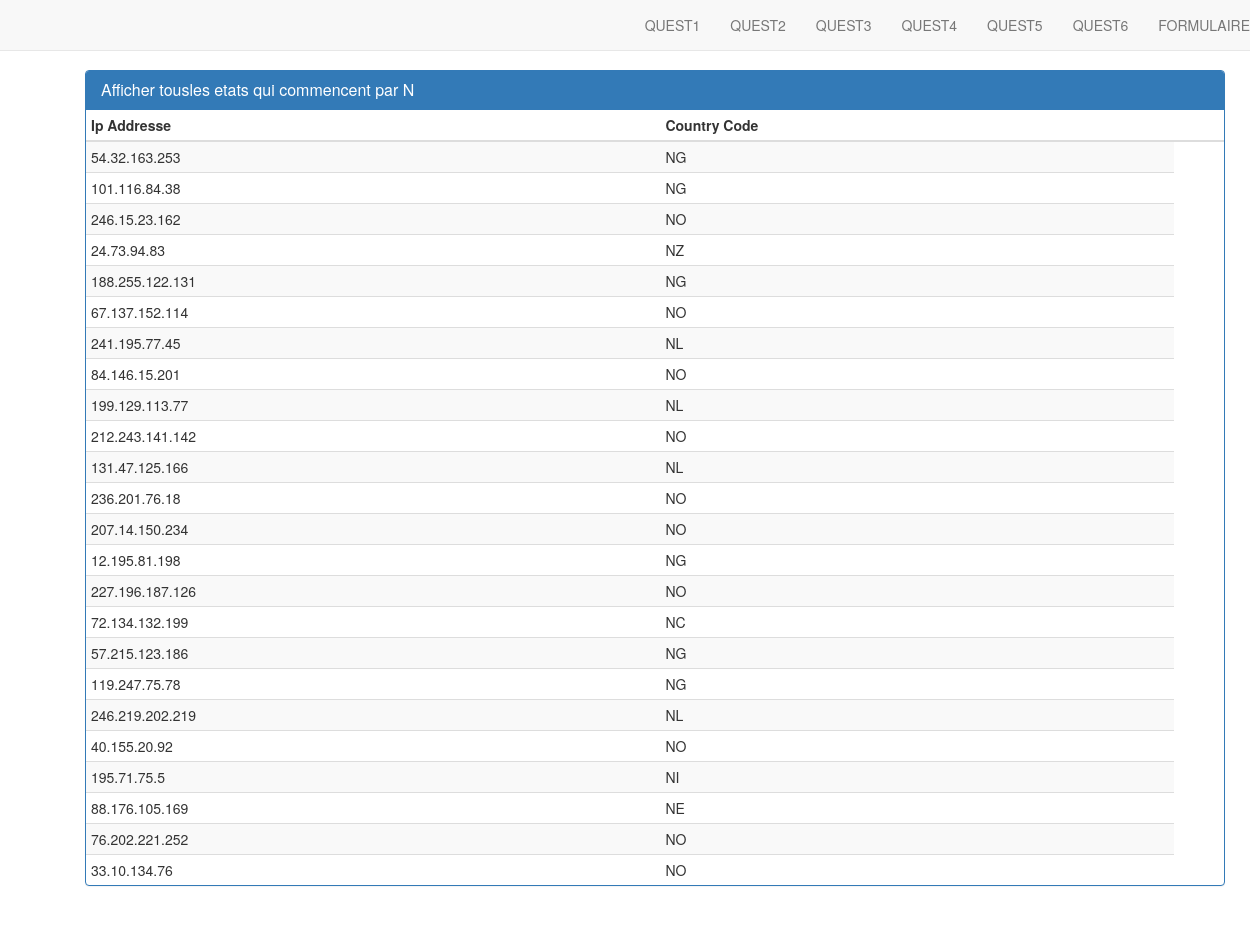
Page /QUEST3.php on the committed database.
### tables this page shows
CREATE TABLE IF NOT EXISTS `table1` (
  `id` int(4) DEFAULT NULL,
  `first_name` varchar(11) DEFAULT NULL,
  `last_name` varchar(10) DEFAULT NULL,
  `email` varchar(35) DEFAULT NULL,
  `gender` varchar(6) DEFAULT NULL,
  `ip_address` varchar(15) DEFAULT NULL,
  `birth_date` varchar(10) DEFAULT NULL,
  `country_code` varchar(2) DEFAULT NULL,
  `avatar_url` varchar(84) DEFAULT NULL
);

### QUEST3.php (the view, shortened to what this page needs)
<?php
include("menu.php")
?>
<!DOCTYPE html>
<html lang="en">
<head>
    <link rel="stylesheet" href="css/bootstrap.min.css">
    <link rel="stylesheet" href="style.css">
</head>
<body>
<?php
include('menu.php');
include('command.php');
$requet=$sql->query("SELECT ip_address,country_code FROM table1 WHERE country_code LIKE ('N%')") or die(print_r($sql->errorInfo()));
?>
<div class="container">
<div class="row">
        <section class="col-sm-12">
            <div class="panel panel-primary">
                <table class="table table-striped table-condensed">
                    <div class="panel-heading">
                        <h3 class="panel-title">Afficher tousles etats qui commencent par N</h3>
                    </div>
                    <thead>
                    <tr>
                        <th>Ip Addresse</th>
                        <th>Country Code</th>
                        <th> </th>
                    </tr>
                    </thead>
                    <tbody>
                    <?php
                    while($resultat=$requet->fetch())
                    {
                        ?>
                        <tr>
                            <td><?php echo htmlspecialchars($resultat['ip_address']);?></td>
                            <td><?php echo htmlspecialchars($resultat['country_code']);?></td>
                        </tr>
                        <?php
                    }
                    ?>
                    </tbody>
                </table>
            </div>
        </section>
    </div>
</div>
</body>
</html>

### menu.php (shortened to what this page needs)
<!DOCTYPE html>
<html lang="en">
<head>
    <link rel="stylesheet" href="css/bootstrap.min.css">
    <link rel="stylesheet" href="style.css">
</head>
<body>
<div class="container">
         <nav class="navbar navbar-default navbar-fixed-top" >
             <div class="navbar-header">
                 <a   href="http://" class="navbar-brand"></a>
             </div>
              <div class="collapse navbar-collapse" id="navcol-1">
                            <ul class="nav navbar-nav navbar-right">
                                <li role="presentation"><a href="index.php">QUEST1</a></li>
                                <li role="presentation"><a href="QUEST2.php">QUEST2</a></li>
                                <li role="presentation"><a href="QUEST3.php">QUEST3 </a></li>
                                <li role="presentation"><a href="QUEST4.php">QUEST4</a></li>
                                <li role="presentation"><a href="QUEST5.php">QUEST5</a></li>
                                <li role="presentation"><a href="QUEST6.php">QUEST6</a></li>
                                <li role="presentation"><a href="FORM.php">FORMULAIRE</a></li>
                            </ul>
             </div>
        </nav>
</div>
</body>
</html>

### style.css (style rules this page uses)
body { position: relative; padding: 70px; }

### rows in the picture
table1: ip_address "54.32.163.253", country_code "NG"
table1: ip_address "101.116.84.38", country_code "NG"
table1: ip_address "246.15.23.162", country_code "NO"
table1: ip_address "24.73.94.83", country_code "NZ"
table1: ip_address "188.255.122.131", country_code "NG"
table1: ip_address "67.137.152.114", country_code "NO"
table1: ip_address "241.195.77.45", country_code "NL"
table1: ip_address "84.146.15.201", country_code "NO"
table1: ip_address "199.129.113.77", country_code "NL"
table1: ip_address "212.243.141.142", country_code "NO"
table1: ip_address "131.47.125.166", country_code "NL"
table1: ip_address "236.201.76.18", country_code "NO"
table1: ip_address "207.14.150.234", country_code "NO"
table1: ip_address "12.195.81.198", country_code "NG"
table1: ip_address "227.196.187.126", country_code "NO"
table1: ip_address "72.134.132.199", country_code "NC"
table1: ip_address "57.215.123.186", country_code "NG"
table1: ip_address "119.247.75.78", country_code "NG"
table1: ip_address "246.219.202.219", country_code "NL"
table1: ip_address "40.155.20.92", country_code "NO"
table1: ip_address "195.71.75.5", country_code "NI"
table1: ip_address "88.176.105.169", country_code "NE"
table1: ip_address "76.202.221.252", country_code "NO"
table1: ip_address "33.10.134.76", country_code "NO"
